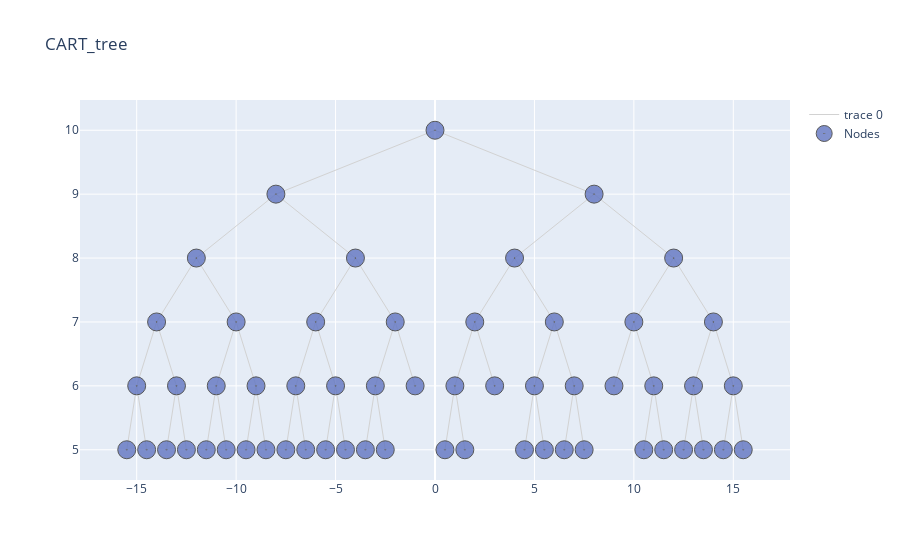

This figure's notebook cell:
### Markdown cell above
impurity value is the actual impurity in the node accotding to impurity fn aka. gini for the j classes

not for the classes created by twoing the final impuritry measure shown

tomorrow, attempts with cart fast two stage - need to really think about the displayed errors!! worried about tau not decreasing with tree growth , checking if a problem without twoing , no good still may be because of 4 classes 

then regression

then pruning visually

### Code cell
pd.set_option('display.max_rows', None)
pd.set_option('display.max_colwidth', 3000)
import warnings
warnings.filterwarnings("ignore", category=FutureWarning) 


cart.print_tree(table = True, html = True).style.hide_index()

### Figure 1 — Plotly figure (JSON) as saved in the notebook; plotly's stock layout.template omitted (floating-point values rounded to 4 significant figures; data arrays with more than 128 entries replaced by an {"elided": "..."} marker saying what was removed)
{"data": [{"hoverinfo": "none", "line": {"color": "rgb(210,210,210)", "width": 1}, "mode": "lines", "type": "scatter", "x": {"elided": "168 float values"}, "y": {"elided": "168 int values"}}, {"hoverinfo": "text", "marker": {"color": "#6175c1", "line": {"color": "rgb(50,50,50)", "width": 1}, "size": 18, "symbol": "circle-dot"}, "mode": "markers", "name": "Nodes", "opacity": 0.8, "text": ["n32, Class: {1: 0.18, 2: 0.09, 3: 0.66, 4: 0.07}, tau : None, Samples : 951", "n33, Class: {1: 0.09, 2: 0.02, 3: 0.8, 4: 0.09}, tau : None, Samples : 737", "n34, Class: {1: 0.02, 2: 0.05, 3: 0.87, 4: 0.06}, tau : None, Samples : 7482", "n35, Class: {1: 0.02, 2: 0.03, 3: 0.78, 4: 0.17}, tau : None, Samples : 3047", "n36, Class: {1: 0.28, 2: 0.09, 3: 0.53, 4: 0.1}, tau : None, Samples : 1431", "n37, Class: {1: 0.5, 2: 0.07, 3: 0.36, 4: 0.07}, tau : None, Samples : 840", "n38, Class: {1: 0.13, 2: 0.02, 3: 0.77, 4: 0.09}, tau : None, Samples : 1085", "n39, Class: {1: 0.27, 2: 0.02, 3: 0.68, 4: 0.04}, tau : None, Samples : 734", "n40, Class: {1: 0.01, 2: 0.02, 3: 0.16, 4: 0.81}, tau : None, Samples : 17282", "n41, Class: {1: 0.02, 2: 0.01, 3: 0.4, 4: 0.56}, tau : None, Samples : 6224", "n42, Class: {1: 0.12, 2: 0.03, 3: 0.09, 4: 0.76}, tau : None, Samples : 6423", "n43, Class: {1: 0.18, 2: 0.03, 3: 0.25, 4: 0.53}, tau : None, Samples : 2930", "n23, Class: {1: 0.26, 2: 0.05, 3: 0.27, 4: 0.42}, tau : None, Samples : 716", "n44, Class: {1: 0.01, 2: 0.04, 3: 0.84, 4: 0.1}, tau : None, Samples : 3500", "n45, Class: {1: 0.01, 2: 0.03, 3: 0.52, 4: 0.44}, tau : None, Samples : 5396", "n25, Class: {1: 0.41, 2: 0.01, 3: 0.51, 4: 0.06}, tau : None, Samples : 893", "n48, Class: {1: 0.65, 2: 0.02, 3: 0.26, 4: 0.08}, tau : None, Samples : 863", "n49, Class: {1: 0.72, 2: 0.08, 3: 0.17, 4: 0.03}, tau : None, Samples : 572", "n52, Class: {1: 0.89, 2: 0.03, 3: 0.06, 4: 0.01}, tau : None, Samples : 1510", "n53, Class: {1: 0.88, 2: 0.02, 3: 0.03, 4: 0.06}, tau : None, Samples : 733", "n54, Class: {1: 0.56, 2: 0.01, 3: 0.35, 4: 0.08}, tau : None, Samples : 531", "n55, Class: {1: 0.82, 2: 0.01, 3: 0.14, 4: 0.02}, tau : None, Samples : 770", "n28, Class: {1: 0.83, 2: 0.03, 3: 0.03, 4: 0.11}, tau : None, Samples : 708", "n58, Class: {1: 0.64, 2: 0.03, 3: 0.01, 4: 0.33}, tau : None, Samples : 1951", "n59, Class: {1: 0.79, 2: 0.02, 3: 0.02, 4: 0.18}, tau : None, Samples : 969", "n60, Class: {1: 0.49, 2: 0.04, 3: 0.1, 4: 0.37}, tau : None, Samples : 889", "n61, Class: {1: 0.3, 2: 0.03, 3: 0.04, 4: 0.64}, tau : None, Samples : 4399", "n62, Class: {1: 0.62, 2: 0.03, 3: 0.13, 4: 0.21}, tau : None, Samples : 897", "n63, Class: {1: 0.4, 2: 0.03, 3: 0.1, 4: 0.47}, tau : None, Samples : 1640", "n1, distance_group in ('distance02', 'distance01', 'distance03'), Class:{1: 0.18, 2: 0.03, 3: 0.35, 4: 0.44}, tau : 0.31, Samples: 76103", "n2, car_ownership in ('car_ownership2', 'car_ownership1'), Class:{1: 0.06, 2: 0.03, 3: 0.43, 4: 0.48}, tau : 0.24, Samples: 58778", "n4, distance_group in ('distance04', 'distance05'), Class:{1: 0.1, 2: 0.05, 3: 0.77, 4: 0.09}, tau : 0.13, Samples: 16307", "n8, distance_group in ('distance07', 'distance10', 'distance11', 'distance08', 'distance09'), Class:{1: 0.03, 2: 0.05, 3: 0.83, 4: 0.09}, tau : 0.05, Samples: 12217", "n16, bus_scale in ('bus_scale0.0', 'bus_scale0.5'), Class:{1: 0.14, 2: 0.06, 3: 0.72, 4: 0.08}, tau : 0.04, Samples: 1688", "n17, trafficperc_group in ('1mediumlow_traffic', '0low_traffic'), Class:{1: 0.02, 2: 0.04, 3: 0.85, 4: 0.09}, tau : 0.03, Samples: 10529", "n9, bus_scale in ('bus_scale0.0', 'bus_scale0.5'), Class:{1: 0.28, 2: 0.05, 3: 0.59, 4: 0.08}, tau : 0.07, Samples: 4090", "n18, distance_group in 'distance04', Class:{1: 0.36, 2: 0.08, 3: 0.47, 4: 0.09}, tau : 0.05, Samples: 2271", "n19, distance_group in 'distance04', Class:{1: 0.18, 2: 0.02, 3: 0.73, 4: 0.07}, tau : 0.03, Samples: 1819", "n5, trafficperc_group in ('3mediumhigh_traffic', '4high_traffic'), Class:{1: 0.05, 2: 0.02, 3: 0.3, 4: 0.63}, tau : 0.15, Samples: 42471", "n10, distance_group in ('distance04', 'distance05'), Class:{1: 0.05, 2: 0.02, 3: 0.2, 4: 0.73}, tau : 0.06, Samples: 32859", "n20, driving_license in 'driving_license0', Class:{1: 0.02, 2: 0.02, 3: 0.23, 4: 0.74}, tau : 0.07, Samples: 23506", "n21, driving_license in 'driving_license0', Class:{1: 0.14, 2: 0.03, 3: 0.14, 4: 0.69}, tau : 0.06, Samples: 9353", "n11, distance_group in ('distance04', 'distance05'), Class:{1: 0.03, 2: 0.04, 3: 0.62, 4: 0.31}, tau : 0.13, Samples: 9612", "n22, drivingcharge_group in 'low_charge', Class:{1: 0.01, 2: 0.03, 3: 0.65, 4: 0.31}, tau : 0.12, Samples: 8896", "n3, car_ownership in ('car_ownership2', 'car_ownership1'), Class:{1: 0.57, 2: 0.03, 3: 0.1, 4: 0.3}, tau : 0.16, Samples: 17325", "n6, distance_group in ('distance02', 'distance01'), Class:{1: 0.73, 2: 0.03, 3: 0.2, 4: 0.05}, tau : 0.08, Samples: 5872", "n12, faretype in ('faretype5', 'faretype3'), Class:{1: 0.57, 2: 0.03, 3: 0.33, 4: 0.06}, tau : 0.09, Samples: 2328", "n24, female in 'female0', Class:{1: 0.68, 2: 0.04, 3: 0.22, 4: 0.06}, tau : 0.02, Samples: 1435", "n13, faretype in ('faretype5', 'faretype3'), Class:{1: 0.83, 2: 0.02, 3: 0.12, 4: 0.04}, tau : 0.07, Samples: 3544", "n26, travel_month in ('travel_month7', 'travel_month6', 'travel_month11'), Class:{1: 0.89, 2: 0.03, 3: 0.05, 4: 0.03}, tau : 0.02, Samples: 2243", "n27, distance_group in 'distance01', Class:{1: 0.72, 2: 0.01, 3: 0.23, 4: 0.04}, tau : 0.08, Samples: 1301", "n7, distance_group in ('distance02', 'distance03'), Class:{1: 0.48, 2: 0.03, 3: 0.05, 4: 0.43}, tau : 0.1, Samples: 11453", "n14, trafficperc_group in ('1mediumlow_traffic', '0low_traffic'), Class:{1: 0.72, 2: 0.02, 3: 0.02, 4: 0.24}, tau : 0.02, Samples: 3628", "n29, driving_license in 'driving_license0', Class:{1: 0.69, 2: 0.02, 3: 0.01, 4: 0.28}, tau : 0.03, Samples: 2920", "n15, driving_license in 'driving_license0', Class:{1: 0.38, 2: 0.03, 3: 0.07, 4: 0.52}, tau : 0.04, Samples: 7825", "n30, trafficperc_group in ('1mediumlow_traffic', '0low_traffic'), Class:{1: 0.33, 2: 0.03, 3: 0.05, 4: 0.59}, tau : 0.04, Samples: 5288", "n31, faretype in ('faretype5', 'faretype3'), Class:{1: 0.48, 2: 0.03, 3: 0.12, 4: 0.38}, tau : 0.07, Samples: 2537"], "type": "scatter", "x": [-15.5, -14.5, -13.5, -12.5, -11.5, -10.5, -9.5, -8.5, -7.5, -6.5, -5.5, -4.5, -1, -3.5, -2.5, 3, 0.5, 1.5, 4.5, 5.5, 6.5, 7.5, 9, 10.5, 11.5, 12.5, 13.5, 14.5, 15.5, 0, -8, -12, -14, -15, -13, -10, -11, -9, -4, -6, -7, -5, -2, -3, 8, 4, 2, 1, 6, 5, 7, 12, 10, 11, 14, 13, 15], "y": [5, 5, 5, 5, 5, 5, 5, 5, 5, 5, 5, 5, 6, 5, 5, 6, 5, 5, 5, 5, 5, 5, 6, 5, 5, 5, 5, 5, 5, 10, 9, 8, 7, 6, 6, 7, 6, 6, 8, 7, 6, 6, 7, 6, 9, 8, 7, 6, 7, 6, 6, 8, 7, 6, 7, 6, 6]}], "layout": {"title": {"text": "CART_tree"}}}
